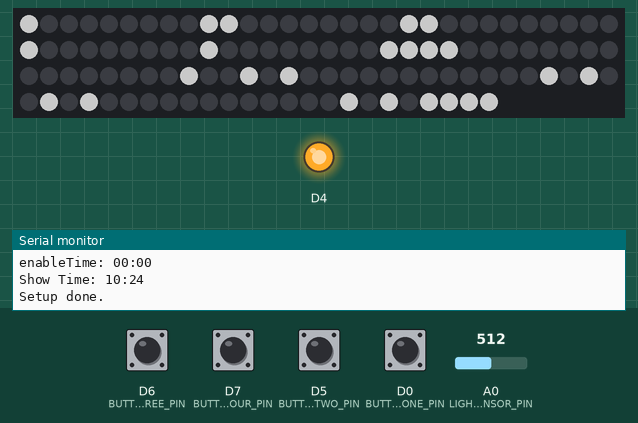
Simulated run of this program. Board: ESP8266 (Wemos D1 mini). Shown: 114 RGB LEDs in strip order, left to right, continuing on the next row, output pins drawn as LEDs (lit = HIGH, except the on-board LED, lit = LOW), the last lines printed to the serial monitor. The test bench sets the inputs (shaded band); at power-on: D0 (BUTTON_ONE_PIN), D5 (BUTTON_TWO_PIN), D6 (BUTTON_THREE_PIN), D7 (BUTTON_FOUR_PIN) LOW, A0 (LIGHT_SENSOR_PIN) = 512. Dim RGB values are drawn brighter than linear; WiFi joins after 1.5 s; servers stay silent unless stated; the local clock reads 2024-03-15 10:24:30 at power-on unless the program sets it; storage starts empty.

Above: at 2.9 s.
3.0 s: D0 (BUTTON_ONE_PIN) pulled HIGH for 0.15 s
At 4.1 s:
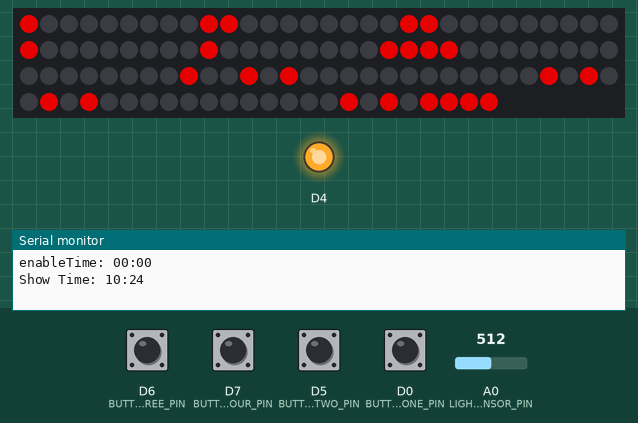
13.2 s: D0 (BUTTON_ONE_PIN) pulled HIGH for 0.15 s
At 14.3 s:
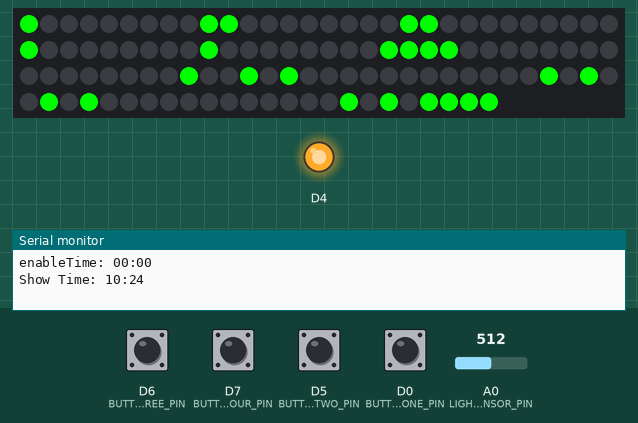
14.9 s: D0 (BUTTON_ONE_PIN) pulled HIGH for 0.15 s
At 15.6 s:
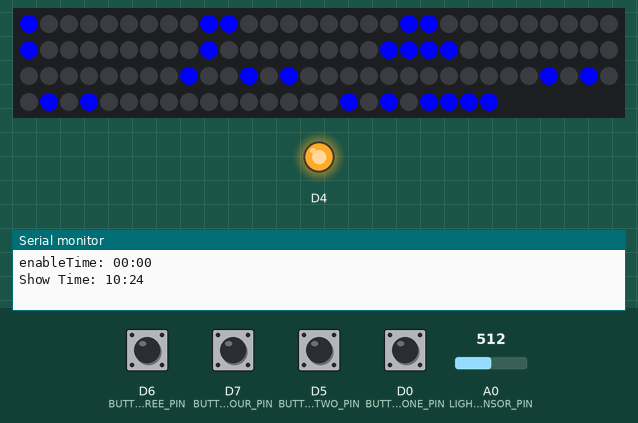
16.6 s: D5 (BUTTON_TWO_PIN) pulled HIGH for 0.15 s
18.2 s: D6 (BUTTON_THREE_PIN) pulled HIGH for 0.15 s
At 32.7 s:
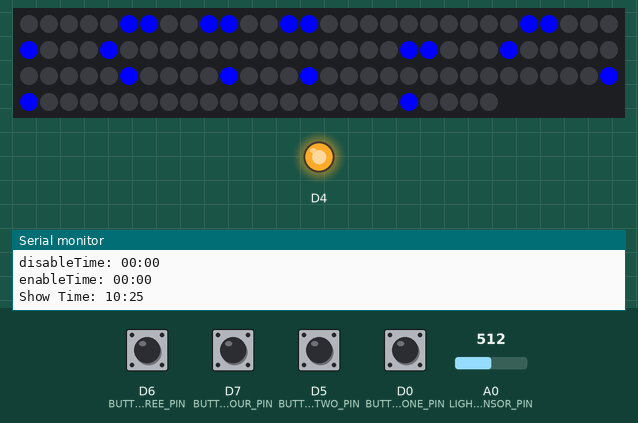
Timing chart, 0 to 34.2 s (numbered marks = the images above; inputs shaded):
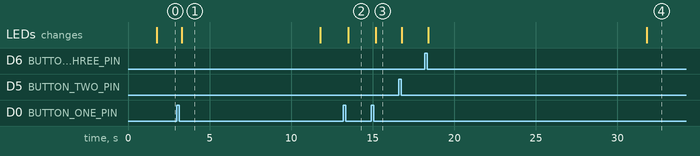

Measured:
- after the input at 3.0 s, the LEDs: change after 0.30 s (image 1)
- after the input at 13.2 s, the LEDs: change after 0.30 s (image 2)
- after the input at 14.9 s, the LEDs: change after 0.30 s (image 3)

The program:

main.cpp
```cpp
/**
@file main.cpp
*/

#include <Arduino.h>
#include <Ticker.h>
#include "LedControlModule.h"
#include "ClockModule.h"
#include "WifiModule.h"
#include "Settings.h"
#include "AceButton.h"
#include "SimpleTime.h"
#include "ConfigModule.h"
#include "AmbientLightModule.h"

using namespace ace_button;

//-----------------------------------------------------
// Member Variables
//-----------------------------------------------------
NeoTopology<MyPanelLayout> topo(PANEL_WIDTH, PANEL_HEIGHT);
LedControlModule ledControlModule(topo);
NeoPixelBusType pixelStrip(PIXEL_COUNT);

ClockModule clockModule(Wire, LOCAL_TIMEZONE, NTP_SERVER_NAME);

WifiModule wifiModule(DEVICE_NAME);

ConfigModule configModule(CONFIG_FILE_PATH);

AmbientLightModule ambientLight(LIGHT_SENSOR_PIN, MAXIMUM_LIGHT_VALUE);

AceButton buttonOne(new ButtonConfig());
AceButton buttonTwo(new ButtonConfig());
AceButton buttonThree(new ButtonConfig());
AceButton buttonFour(new ButtonConfig());

unsigned long lastClockUpdate = 0;
unsigned long lastShowTime = 0;
unsigned long lastLightUpdate = 0;
bool showTimeDisabled = false;

int currentLedColorId = 0;
RgbwColor currentLedColor = LED_COLORS[currentLedColorId];

Config config;

//-----------------------------------------------------
// Function Declarations
//-----------------------------------------------------
void handleButtonOneEvent(AceButton*, uint8_t, uint8_t);
void handleButtonTwoEvent(AceButton*, uint8_t, uint8_t);
void handleButtonThreeEvent(AceButton*, uint8_t, uint8_t);
void handleButtonFourEvent(AceButton*, uint8_t, uint8_t);

void updateClock();
void updateLedColor();

void setButtonConfig(ButtonConfig* buttonConfig, ButtonConfig::EventHandler eventHandler);
void setupButtons();
void showTime();

void configModeCallback (WiFiManager *myWiFiManager);
void saveConfigCallback();


//-----------------------------------------------------
// Function Definitions
//-----------------------------------------------------
/**
 * Setup all Modules
 */
void setup() {
    Serial.begin(9600);

    pinMode(BUILTIN_LED, OUTPUT);

    Serial.println("Setup start.");

    Serial.println("loadConfig:");
    configModule.setup();
    config = configModule.loadConfig();
    currentLedColorId = config.setLedColor;
    updateLedColor();

    ledControlModule.setup(&pixelStrip);
    setupButtons();

    wifiModule.setup(configModeCallback, saveConfigCallback);
    //wifiModule.reset();
    wifiModule.connect();

    clockModule.setup();


    updateClock();
    lastClockUpdate = millis();

    showTime();
    lastShowTime = millis();

    Serial.println("Setup done.");
}

/**
 * Setup Event Handlers of a Button
 * @param buttonConfig
 * @param eventHandler
 */
void setButtonConfig(ButtonConfig* buttonConfig, ButtonConfig::EventHandler eventHandler) {
    buttonConfig->setEventHandler(eventHandler);
    buttonConfig->setFeature(ButtonConfig::kFeatureClick);
    buttonConfig->setFeature(ButtonConfig::kFeatureDoubleClick);
    buttonConfig->setFeature(ButtonConfig::kFeatureLongPress);
    // buttonConfig->setFeature(ButtonConfig::kFeatureRepeatPress);
}

/**
 * Setup all four Buttons.
 */
void setupButtons() {
    pinMode(BUTTON_ONE_PIN, INPUT);
    buttonOne.init(BUTTON_ONE_PIN, LOW);

    pinMode(BUTTON_TWO_PIN, INPUT);
    buttonTwo.init(BUTTON_TWO_PIN, LOW);

    pinMode(BUTTON_THREE_PIN, INPUT);
    buttonThree.init(BUTTON_THREE_PIN, LOW);

    pinMode(BUTTON_FOUR_PIN, INPUT);
    buttonFour.init(BUTTON_FOUR_PIN, LOW);

    setButtonConfig(buttonOne.getButtonConfig(), handleButtonOneEvent);
    setButtonConfig(buttonTwo.getButtonConfig(), handleButtonTwoEvent);
    setButtonConfig(buttonThree.getButtonConfig(), handleButtonThreeEvent);
    setButtonConfig(buttonFour.getButtonConfig(), handleButtonFourEvent);
}

/**
 * Main Loop
 */
void loop() {
    if((millis() - lastClockUpdate) > (CLOCK_UPDATE_INTERVAL * 1000)) {
        updateClock();
        lastClockUpdate = millis();
    }

    if((millis() - lastShowTime) > (TIME_UPDATE_INTERVAL * 1000) && !showTimeDisabled) {
        updateLedColor();
        showTime();
        lastShowTime = millis();
    }

    buttonOne.check();
    buttonTwo.check();
    buttonThree.check();
    buttonFour.check();
}

/**
 * Gets called when WiFiManager enters configuration mode
 * @param myWiFiManager
 */
void configModeCallback (WiFiManager *myWiFiManager) {
    Serial.println("Entered config mode");

    showTimeDisabled = true;
    ledControlModule.showConfigWifi();
}

/**
 * Gets called when WifiManager when custom parameters have been set AND a connection has been established.
 */
void saveConfigCallback() {
    Serial.println("Save callback.");
    config.enableTime = wifiModule.getEnableTime();
    config.disableTime = wifiModule.getDisableTime();
    configModule.saveConfig(config);

    showTimeDisabled = false;
    showTime();
}

/**
 * Get Time from RTC and update if it is not correct from NTP. Only show time if it is bound in enabled time range.
 */
void showTime() {
    Serial.println("disableTime: " + config.disableTime.toString());
    Serial.println("enableTime: " + config.enableTime.toString());

    if(!clockModule.isDateTimeValid()) {
        updateClock();
    }

    const SimpleTime st = clockModule.getLocalSimpleTime();

    if(config.disableTime == config.enableTime ||
        !(((config.disableTime > config.enableTime) && (config.disableTime <= st && config.enableTime < st)) ||
        ((config.disableTime < config.enableTime) && (config.disableTime <= st && config.enableTime > st)))) {
        Serial.println("Show Time: " + st.toString());
        ledControlModule.showTime(st, currentLedColor);
    } else {
        Serial.println("Show Time: LED DISABLED");
        ledControlModule.disableLeds();
    }
}

/**
 * Connect to Wifi and update RTC over NTP.
 */
void updateClock() {
    Serial.println("Connect to wifi and update clock.");
    if (!wifiModule.isConnected()) {
        wifiModule.connect();
    }

    clockModule.update();
}

/**
 * Apply ambient light by dimming currentLedColor.
 */
void updateLedColor() {
    currentLedColor = LED_COLORS[currentLedColorId];
    int darken = 255 - ambientLight.getBrightness();
    currentLedColor.Darken(darken);
}

/**
 * Handle clicks of 1. button from left.
 * @param button
 * @param eventType
 * @param buttonState
 */
void handleButtonOneEvent(AceButton* button, uint8_t eventType,
                           uint8_t buttonState) {
    switch (eventType) {
        case AceButton::kEventClicked:
            Serial.println("Button One Clicked");
            currentLedColorId = (currentLedColorId + 1) % LED_COLORS_SIZE;

            config.setLedColor = currentLedColorId;
            configModule.saveConfig(config);

            updateLedColor();
            showTime();
            break;
        case AceButton::kEventLongPressed:
            Serial.println("Button One Long Press");
            if(!showTimeDisabled) {
                Serial.println("Disable LED");
                ledControlModule.disableLeds();
                showTimeDisabled = true;
            } else {
                Serial.println("Enable LED");
                showTime();
                showTimeDisabled = false;
            }
            break;
    }
}

/**
 * Handle clicks of 2. button from left.
 * @param button
 * @param eventType
 * @param buttonState
 */
void handleButtonTwoEvent(AceButton* button, uint8_t eventType,
                          uint8_t buttonState) {
    switch (eventType) {
        case AceButton::kEventClicked:
            Serial.println("Button Two Clicked");
            if(ambientLight.getBrightnessCorrection() > -9){
              ambientLight.setBrightnessCorrection(ambientLight.getBrightnessCorrection() - 1);
              Serial.println("Brightness Correction: " + ambientLight.getBrightnessCorrection());
            };
            // Serial.println("Current Brightness (out of 255):");
            // Serial.println(ambientLight.getBrightness());
            // Serial.println("with User Brightness Correction [-9 9]:");
            // Serial.println(ambientLight.getBrightnessCorrection());
            updateLedColor();
            showTime();
            break;
        case AceButton::kEventLongPressed:
            Serial.println("Button Two Long Press");
            ambientLight.setBrightnessCorrection(0);
            // Serial.println("User Brightness Correction Reset");
            // Serial.println("Current Brightness (out of 255):");
            // Serial.println(ambientLight.getBrightness());
            updateLedColor();
            showTime();
            break;
    }
}

/**
 * Handle clicks of 3. button from left.
 * @param button
 * @param eventType
 * @param buttonState
 */
void handleButtonThreeEvent(AceButton* button, uint8_t eventType,
                          uint8_t buttonState) {
    switch (eventType) {
        case AceButton::kEventClicked:
            Serial.println("Button Three Clicked");
            if(ambientLight.getBrightnessCorrection() < 9){
              ambientLight.setBrightnessCorrection(ambientLight.getBrightnessCorrection() + 1);
              Serial.println("Brightness Correction: " + ambientLight.getBrightnessCorrection());
            };
            // Serial.println("Current Brightness (out of 255):");
            // Serial.println(ambientLight.getBrightness());
            // Serial.println("with User Brightness Correction [-9 9]:");
            // Serial.println(ambientLight.getBrightnessCorrection());
            updateLedColor();
            showTime();
            break;
        case AceButton::kEventLongPressed:
            Serial.println("Button Three Long Press");
            break;
    }
}

/**
 * Handle clicks of 4. button from left.
 * @param button
 * @param eventType
 * @param buttonState
 */
void handleButtonFourEvent(AceButton* button, uint8_t eventType,
                           uint8_t buttonState) {
    switch (eventType) {
        case AceButton::kEventClicked:
            Serial.println("Button Four Clicked");
            updateClock();
            break;
        case AceButton::kEventLongPressed:
            Serial.println("Button Four Long Press");
            wifiModule.reset();
            delay(1000);
            wifiModule.connect();
            break;
    }
}
```

AmbientLightModule.h
```cpp
//
// Created by Jonas Lauener on 11.09.18.
//

#ifndef ESP8266_AMBIENTLIGHTMODULE_H
#define ESP8266_AMBIENTLIGHTMODULE_H


class AmbientLightModule {
private:
    int pinNumber;
    int brightnessCorrection = 0;
    int storedData[3] = {0,0,0};
    int deadBand = 5;
    int maxLightValue;
    int brightnessLevel[10];

public:
    AmbientLightModule(int _pinNumber, int _maxLightValue);
    ~AmbientLightModule();
    void setBrightnessCorrection(int correction);
    int getBrightnessCorrection();
    int getBrightness();
};


#endif //ESP8266_AMBIENTLIGHTMODULE_H
```

ClockModule.h
```cpp
//
//  ClockModule.h
//  esp8266
//
//  Created by <author> on 22/02/2018.
//
//

#ifndef ClockModule_H
#define ClockModule_H

#include <stdio.h>
#include <Wire.h> // must be included here so that Arduino library object file references work
#include <RtcDS3231.h>
#include <Timezone.h>
#include <TimeLib.h>
#include <ESP8266WiFi.h>
#include <WiFiUdp.h>
#include "SimpleTime.h"

/**
 * ClockModule is handling the RTC and keeps it updated over NTP.
 */
class ClockModule {
private:
  RtcDS3231<TwoWire> rtc;
  Timezone localTZ;
  WiFiUDP ntpUDP;
  String ntpServerName;
  static const int NTP_PACKET_SIZE = 48; // NTP time is in the first 48 bytes of message
  byte packetBuffer[NTP_PACKET_SIZE]; //buffer to hold incoming & outgoing packets
  unsigned int localPort = 8888; // local port to listen for UDP packets
  time_t getNtpTime();
  void sendNTPpacket(IPAddress &address);
public:
    ClockModule(RtcDS3231<TwoWire> _rtc, Timezone _localTZ, String _ntpServerName);
    ~ClockModule();
    void setup();
    bool isDateTimeValid();
    void update();
    time_t getUtcTime();
    SimpleTime getLocalSimpleTime();

protected:

};


#endif /* ClockModule_h */
```

LedControlModule.h
```cpp
//
//  LedControlModule.h
//  esp8266
//
//  Created by <author> on 10/02/2018.
//
//

#ifndef LedControlModule_H
#define LedControlModule_H

#include <stdio.h>
#include <NeoPixelBus.h>
#include <RtcDateTime.h>
#include "LedWord.h"
#include "LedMapping.h"
#include "SimpleTime.h"

typedef  NeoPixelBus<NeoGrbwFeature, Neo800KbpsMethod>  NeoPixelBusType;
typedef RowMajorAlternating270Layout MyPanelLayout;

/**
 * Control the LEDs resp show the words and minute dots.
 */
class LedControlModule {
private:
    NeoPixelBusType* pixelStrip;
    NeoTopology<MyPanelLayout> topo;
    void enableLedWords(const SimpleTime& simpleTime, const RgbwColor &ledColor);
    void enableLedWord(const LedWord* ledWord, const RgbwColor &ledColor);
    void enableMinuteDots(int subMinute, const RgbwColor &ledColor);
public:
    LedControlModule(NeoTopology<MyPanelLayout> _topo);
    ~LedControlModule();
    void setup(NeoPixelBusType* _pixelStrip);
    void disableLeds();
    void showTime(const SimpleTime &simpleTime, const RgbwColor &ledColor = RgbwColor(0, 0, 0, 255));
    void showConfigWifi(const RgbwColor &ledColor = RgbwColor(0, 0, 0, 255));
};


#endif /* LedControlModule_h */
```

LedMapping.h
```cpp
#ifndef LedMapping_H
#define LedMapping_H

#include "LedWord.h"

const LedWord PREFIX_IT = LedWord(0, 0, 2); // ES
const LedWord PREFIX_IS = LedWord(3, 0, 3); // IST

const LedWord INFIX_BEFORE = LedWord(0, 3, 3); // VOR
const LedWord INFIX_AFTER = LedWord(7, 3, 4); // NACH

const LedWord SUFFIX_OCLOCK = LedWord(8, 9, 3); // UHR

const LedWord MINUTE_FIVE = LedWord(7, 0, 4); // FÜNF
const LedWord MINUTE_TEN = LedWord(0, 1, 4); // ZEHN
const LedWord MINUTE_QUARTER = LedWord(4, 2, 7); // VIERTEL
const LedWord MINUTE_TWENTY = LedWord(4, 1, 7); // ZWANZIG
const LedWord MINUTE_HALF = LedWord(0, 4, 4); // HALB
const LedWord MINUTE_THREEQUARTER = LedWord(0, 2, 11); // THREEVIERTEL

const LedWord HOURS[] = {   LedWord(0, 5, 4), // EINS
                            LedWord(7, 5, 4), // ZWEI
                            LedWord(0, 6, 4), // DREI
                            LedWord(7, 6, 4), // VIER
                            LedWord(7, 4, 4), // FÜNF
                            LedWord(0, 7, 5), // SECHS
                            LedWord(0, 8, 6), // SIEBEN
                            LedWord(7, 7, 4), // ACHT
                            LedWord(3, 9, 4), // NEUN
                            LedWord(0, 9, 4), // ZEHN
                            LedWord(5, 4, 3), // ELF
                            LedWord(6, 8, 5) // ZWÖLF
                        };

const LedWord WORD_FUNK = LedWord(3, 3, 4);

#endif /* LedMapping_H */
```

LedWord.h
```cpp
#ifndef LEDWORD_H
#define LEDWORD_H

/**
 * LedWord representing on word (only horizontal) on the matrix, defined by first pixel and word length.
 */
class LedWord {
public:
    LedWord();
    LedWord(int firstPixelX, int firstPixelY, int length);
    int getFirstPixelX() const;
    void setFirstPixelX(int firstPixelX);
    int getFirstPixelY() const;
    void setFirstPixelY(int firstPixelX);
    int getLength() const;
    void setLength(int length);
private:
    int firstPixelX;
    int firstPixelY;
    int length;
};

#endif //LEDWORD_H
```

SimpleTime.h
```cpp
//
// Created by Jonas Lauener on 21.09.18.
//

#ifndef ESP8266_TIME_H
#define ESP8266_TIME_H

#include "WString.h"

/**
 * A simple representation of time with hour and minutes.
 */
class SimpleTime {
private:
    uint16_t hour;
    uint16_t minute;
public:
    SimpleTime() : hour(0), minute(0) {}

    SimpleTime(SimpleTime const &_simpleTime) : hour(_simpleTime.hour), minute(_simpleTime.minute) {}

    SimpleTime(uint16_t _hour, uint16_t _minute) : hour(_hour), minute(_minute) {}

    SimpleTime(String timeString) : SimpleTime(SimpleTime::parse(timeString)) {}

    uint16_t getHour() const {
        return hour;
    }

    void setHour(uint16_t hour) {
        SimpleTime::hour = hour;
    }

    uint16_t getMinute() const {
        return minute;
    }

    void setMinute(uint16_t minute) {
        SimpleTime::minute = minute;
    }

    /**
     * Calculate total minutes since 00:00.
     * @return
     */
    const int totalMinutes() const {
        return hour * 60 + minute;
    }

    /**
     * Compare SimpleTimes over total minutes since 00:00.
     * @return
     */
    operator int() const
    {
        return totalMinutes();
    }

    /**
     * Parse String in format HH:MM
     */
    static SimpleTime parse(String timeString) {
        SimpleTime time;

        char string[10];
        strcpy(string, timeString.c_str());

        sscanf(timeString.c_str(), "%hu:%hu", &time.hour, &time.minute);

        return time;
    }

    /**
     * @return SimpleTime as String in format HH:MM
     */
    String toString() const {
        char str[6];
        sprintf(str, "%02hu:%02hu", hour, minute);
        return String(str);
    }
};

#endif //ESP8266_TIME_H
```

WifiModule.h
```cpp
//
//  WifiModule.h
//  esp8266
//
//  Created by <author> on 22/02/2018.
//
//

#ifndef WifiModule_H
#define WifiModule_H

#include <stdio.h>
#include <ESP8266WiFi.h>          //ESP8266 Core WiFi Library (you most likely already have this in your sketch)

#include <DNSServer.h>            //Local DNS Server used for redirecting all requests to the configuration portal
#include <ESP8266WebServer.h>     //Local WebServer used to serve the configuration portal
#include <WiFiManager.h>          //https://github.com/tzapu/WiFiManager WiFi Configuration Magic
#include "ConfigModule.h"

/**
 * Handling connection to Wifi and setting up Wifi credentials by creating an Access Point.
 */
class WifiModule {
private:
    String deviceName;
    WiFiManager wifiManager;

    WiFiManagerParameter parameterEnableTime = WiFiManagerParameter("enable_time", "Enable Time (HH:MM)", "", 6);
    WiFiManagerParameter parameterDisableTime = WiFiManagerParameter("disable_time", "Disable Time (HH:MM)", "", 6);
public:
    WifiModule(String _deviceName);
    ~WifiModule();
    void setup(void (*configModeCallback)(WiFiManager *myWiFiManager), void (*saveConfig)(void));
    bool isConnected();
    bool connect();
    void reset();
    SimpleTime getEnableTime();
    SimpleTime getDisableTime();
protected:

};


#endif /* WifiModule_h */
```

Source omitted: AmbientLightModule.cpp (1734 bytes), ClockModule.cpp (5944 bytes), LedControlModule.cpp (4297 bytes), LedWord.cpp (644 bytes), WifiModule.cpp (2161 bytes), ConfigModule.h (967 bytes), Settings.h (1247 bytes), ConfigModule.cpp (2775 bytes)
